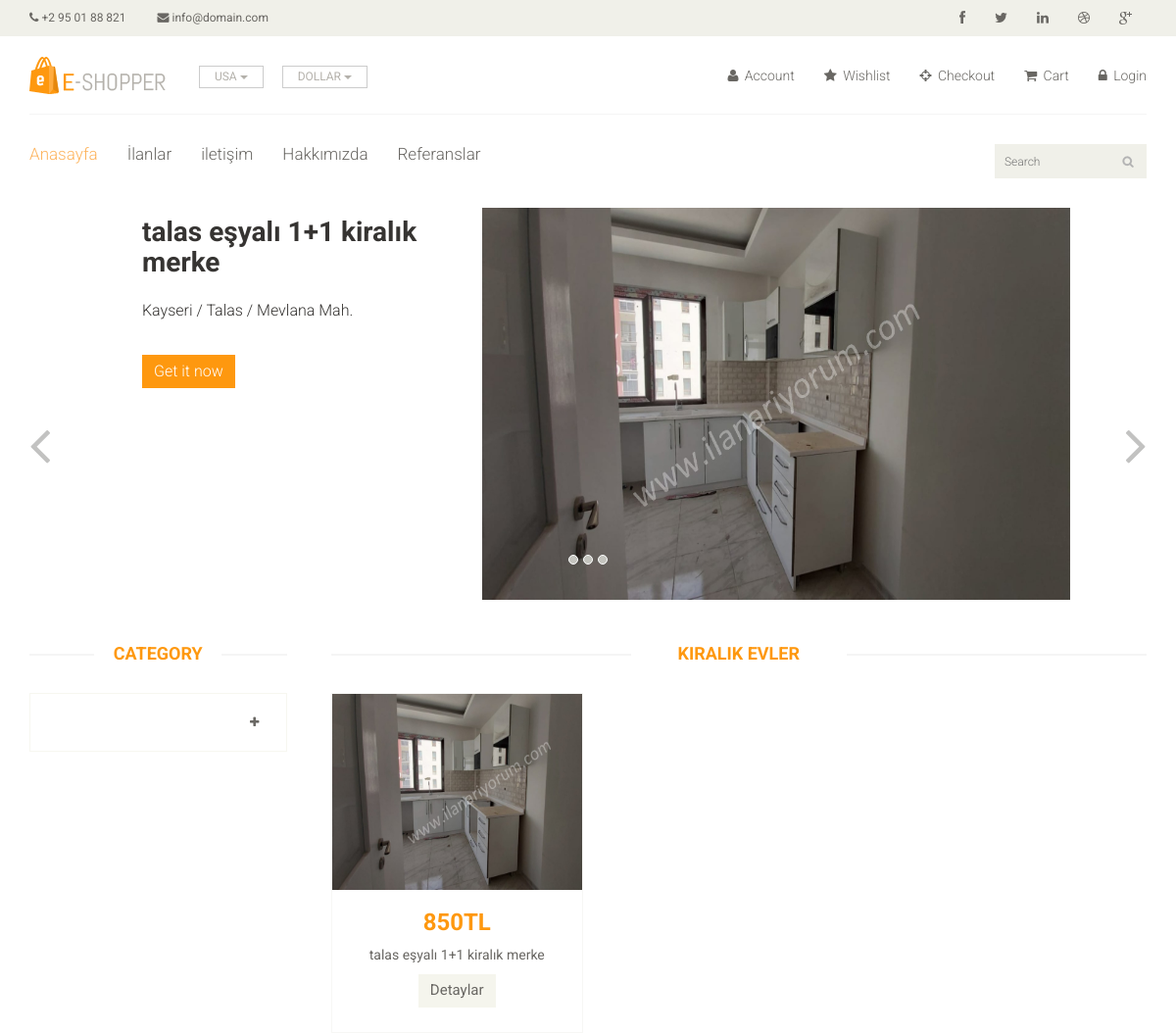
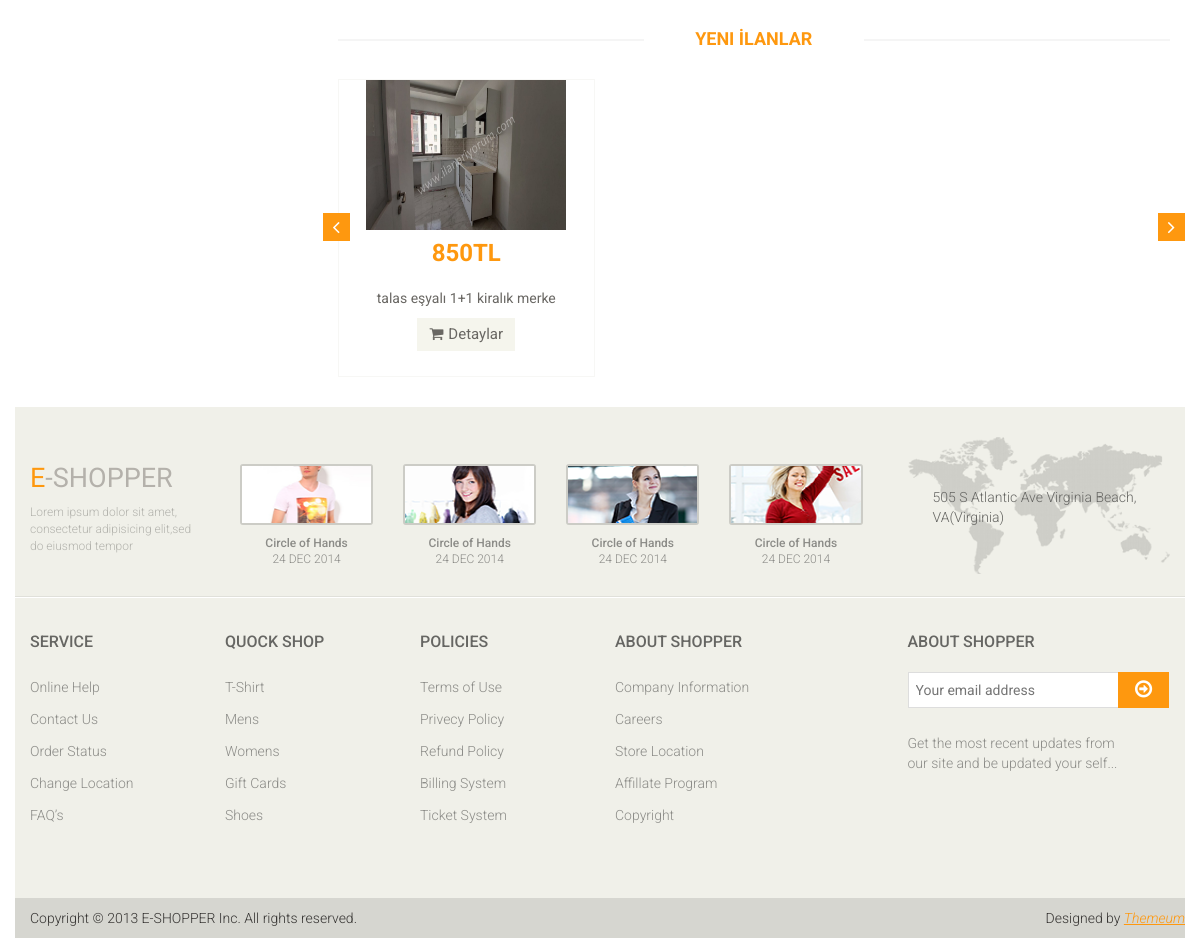
The app's page /, older data (2 pictures, top to bottom).
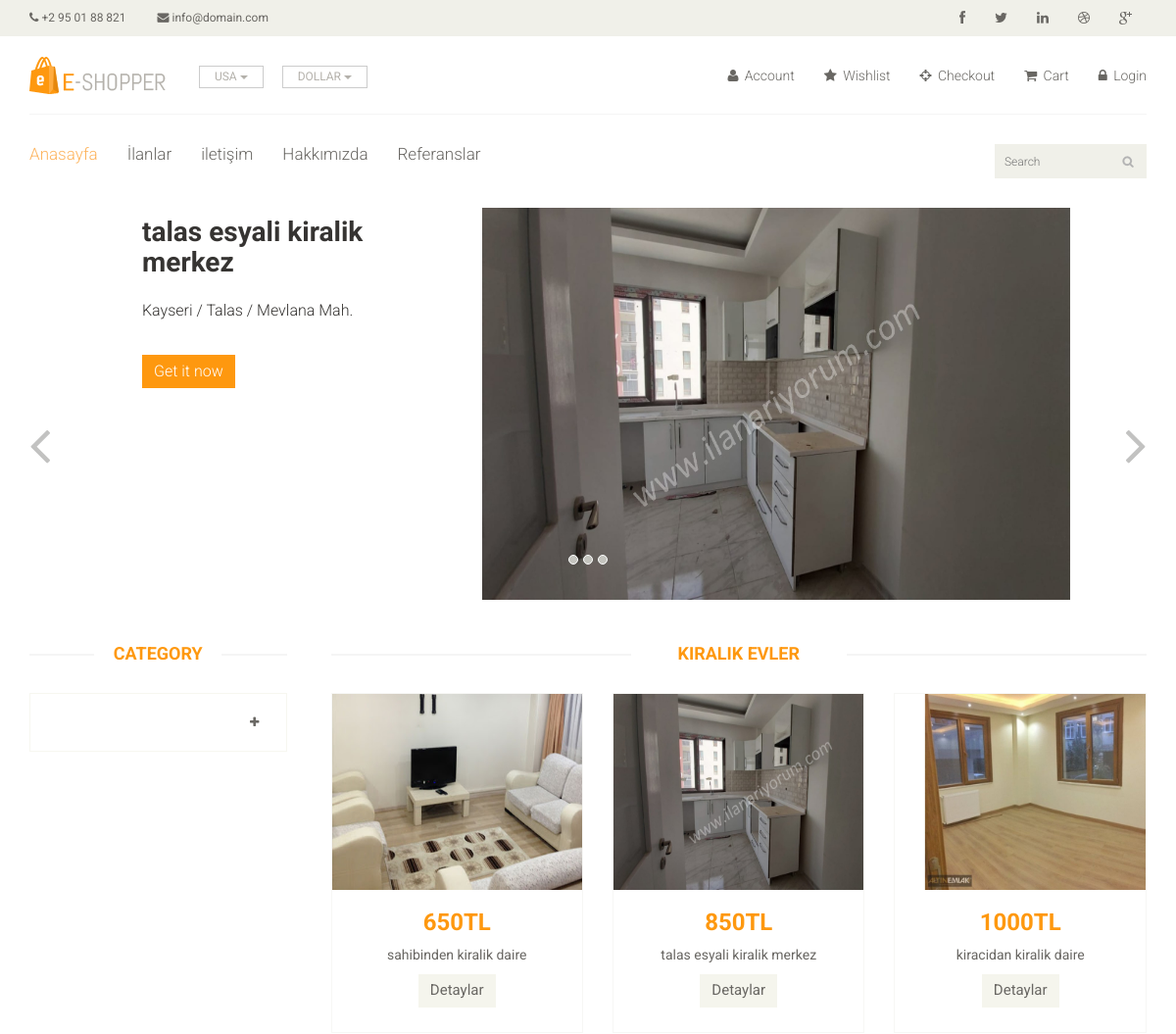
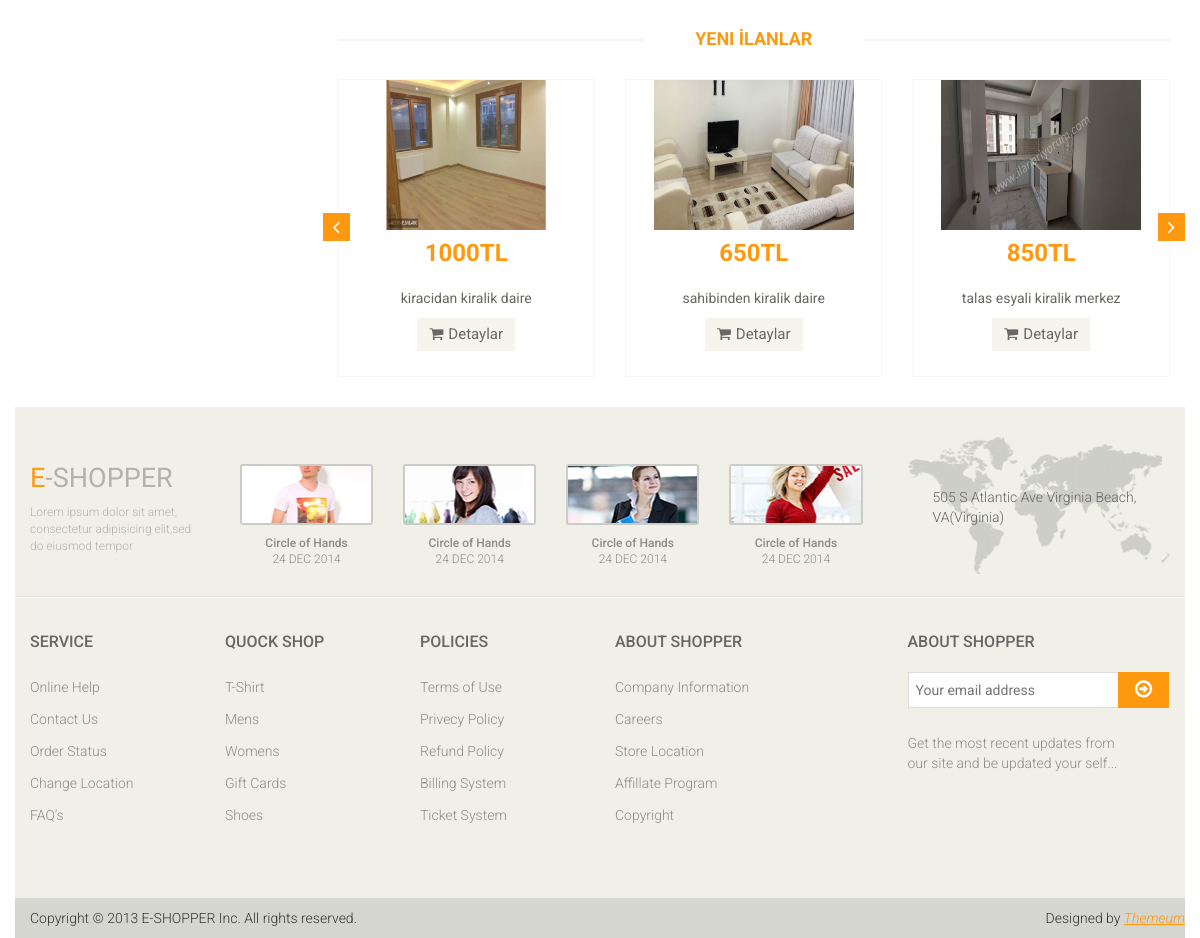
The same page, newer data (2 pictures, top to bottom).
### house/models.py (models this page shows, shortened)
class House(models.Model):
    STATUS = (
        ('True', 'Evet'),
        ('False', 'Hayır'),
    )
    BALCONY = (
        ('Existent', 'Var'),
        ('Absent', 'Yok'),
    )
    HEATING = (
        ('Yok', 'Yok'),
        ('Soba', 'Soba'),
        ('Kombi', 'Kombi'),
        ('Merkezi', 'Merkezi'),
    )
    STUFF = (
        ('True', 'Evet'),
        ('False', 'Hayır'),
    )
    ROOM = (
        ('1+0', '1+0'),
        ('1+1', '1+1'),
        ('2+0', '2+0'),
        ('2+1', '2+1'),
        ('3+1', '3+1'),
    )
    category = models.ForeignKey(Category, on_delete=models.CASCADE)
    title = models.CharField(max_length=30, blank=True)
    keywords = models.CharField(max_length=255, blank=True)
    description = models.CharField(max_length=255, blank=True)
    image = models.ImageField(blank=True, upload_to='images/')
    address = models.TextField()
    price = models.IntegerField(blank=True)
    room = models.CharField(max_length=30, choices=ROOM, blank=True)
    balcony = models.CharField(max_length=30, choices=BALCONY, blank=True)
    heating = models.CharField(max_length=30, choices=HEATING, blank=True)
    stuff = models.CharField(max_length=30, choices=STUFF, blank=True)
    status = models.CharField(max_length=30, choices=STATUS)
    detail = RichTextUploadingField(blank=True)
    slug = models.SlugField(blank=True, max_length=255)
    parent = models.ForeignKey('self', blank=True, null=True, related_name='children', on_delete=models.CASCADE)
    create_at = models.DateTimeField(auto_now_add=True)
    update_at = models.DateTimeField(auto_now=True)
    def image_tag(self):
        if self.image:
            return mark_safe('<img src="%s" style="width: 45px; height:45px;" />' % self.image.url)
        else:
            return 'No Image Found'
    image_tag.short_description = 'Image'

### home/views.py (the view)
# urls.py: path('', views.index, name='index'),
def index(request):
    setting = Setting.objects.get(pk=1)
    sliderdata = House.objects.all()[:4]
    category = Category.objects.all()
    randhouse = House.objects.all().order_by('?')
    lasthouseFirst = House.objects.all().order_by('-id')[:3]
    lasthouseSecond = House.objects.all().order_by('-id')[3:6]
    context = {'setting': setting,
               'sliderdata': sliderdata,
               'category': category,
               'randhouse': randhouse,
               'lasthouseFirst': lasthouseFirst,
               'lasthouseSecond': lasthouseSecond,
               }
    return render(request, 'index.html', context)

### home/templates/index.html (shortened to what this page needs)
{% extends "homebase.html" %}
{% block sidebar %}
        {% include "sidebar.html" %}
{% endblock %}
{% block slider%}
        {% include "slider.html" %}
{% endblock %}
{% block body%}
            {% include "content.html" %}
{% endblock %}

### home/templates/slider.html
{% load static %}
<section id="slider">
    <div class="container">
        <div class="row">
            <div class="col-sm-12">
                <div id="slider-carousel" class="carousel slide" data-ride="carousel">
                    <ol class="carousel-indicators">
                        <li data-target="#slider-carousel" data-slide-to="0" class=""></li>
                        <li data-target="#slider-carousel" data-slide-to="1" class=""></li>
                        <li data-target="#slider-carousel" data-slide-to="2" class=""></li>
                    </ol>
                    <div class="carousel-inner">
                        {% for rs in sliderdata %}
                            <div class="item {% if forloop.first %} active{% endif %}">
                                <div class="col-sm-4">
                                    <h2>{{ rs.title }}</h2>
                                    <p>{{ rs.address}} </p>
                                    <a href="/house/{{ rs.id }}/{{ rs.slug }}"  class="btn btn-default get">Get it now</a>
                                </div>
                                <div class="col-sm-8">
                                    <img src="{{ rs.image.url }}" style="width:600px; height:400px" class="girl img-responsive" alt="">
                                </div>
                            </div>
                        {% endfor %}
                    </div>
                    <a href="#slider-carousel" class="left control-carousel hidden-xs" data-slide="prev">
                        <i class="fa fa-angle-left"></i>
                    </a>
                    <a href="#slider-carousel" class="right control-carousel hidden-xs" data-slide="next">
                        <i class="fa fa-angle-right"></i>
                    </a>
                </div>
            </div>
        </div>
    </div>
</section>

### home/templates/content.html (shortened to what this page needs)
{% load static %}
<section>
    <div class="container">
        <div class="row">
            <div class="col-sm-9 padding-right">
                <div class="features_items">
                    <h2 class="title text-center">Kiralık Evler</h2>
                    {% for rs in randhouse %}
                        <div class="col-sm-4">
                            <div class="product-image-wrapper">
                                <div class="single-products">
                                    <div class="productinfo text-center">
                                        <img src="{{ rs.image.url }}" style="width: 300px; height: 200px; align-content: center" alt="">
                                        <h2>{{ rs.price }}TL</h2>
                                        <p>{{ rs.title }}</p>
                                        <a href="/house/{{ rs.id }}/{{ rs.slug }}"
                                           class="btn btn-default add-to-cart">Detaylar</a>
                                    </div>
                                </div>
                            </div>
                        </div>
                    {% endfor %}
                </div>
                <div>
                    <h2 class="title text-center">Yeni İlanlar</h2>
                    <div id="recommended-item-carousel" class="carousel slide" data-ride="carousel">
                        <div class="carousel-inner">
                            <div class="item active">
                                {% for rs in lasthouseFirst %}
                                <div class="col-sm-4">
                                    <div class="product-image-wrapper">
                                        <div class="single-products">
                                            <div class="productinfo text-center">
                                                <img src="{{ rs.image.url }}" style="width: 200px; height: 150px; align-content: center" alt="">
                                                <h2>{{rs.price}}TL</h2>
                                                <p>{{ rs.title}}</p>
                                                <a href="/house/{{ rs.id }}/{{ rs.slug }}" class="btn btn-default add-to-cart"><i
                                                        class="fa fa-shopping-cart"></i>Detaylar</a>
                                            </div>
                                        </div>
                                    </div>
                                </div>
                                {% endfor %}
                            </div>
                        </div>
                        <a class="left recommended-item-control" href="#recommended-item-carousel" data-slide="prev">
                            <i class="fa fa-angle-left"></i>
                        </a>
                        <a class="right recommended-item-control" href="#recommended-item-carousel" data-slide="next">
                            <i class="fa fa-angle-right"></i>
                        </a>
                    </div>
                </div>
            </div>
        </div>
    </div>
</section>

Row changes from the older to the newer data that the page shows:
changed House "Kayseri / Talas / Mevlana Mah.": title "talas eşyalı 1+1 kiralık merke" → "talas esyali kiralik merkez"
added House: image (picture), price "650", title "sahibinden kiralik daire"
added House: image (picture), price "1000", title "kiracidan kiralik daire"
